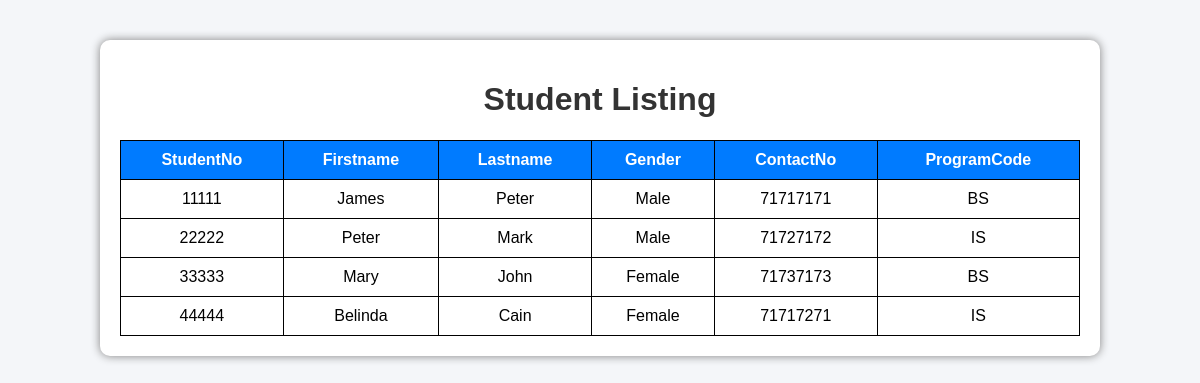
Page /student-listing.php on the committed database.
### tables this page shows
CREATE TABLE `student` (
  `StudentNo` int(11) NOT NULL,
  `Firstname` varchar(50) NOT NULL,
  `Lastname` varchar(50) NOT NULL,
  `Gender` varchar(10) DEFAULT NULL,
  `ContactNo` varchar(15) DEFAULT NULL,
  `ProgramCode` varchar(5) DEFAULT NULL
);

### student-listing.php (the view, shortened to what this page needs)
<?php
$conn = new mysqli("localhost", "root", "", "FRU10");
$sql = "SELECT * FROM Student";
$result = $conn->query($sql);
?>
<!DOCTYPE html>
<html>
<head>
    <link rel="stylesheet" href="style.css">
</head>
<body>
<div class="container">
<h1>Student Listing</h1>
<table>
<tr>
    <th>StudentNo</th>
    <th>Firstname</th>
    <th>Lastname</th>
    <th>Gender</th>
    <th>ContactNo</th>
    <th>ProgramCode</th>
</tr>
<?php
if ($result->num_rows > 0) {
    while($row = $result->fetch_assoc()) {
        echo "<tr>
            <td>{$row['StudentNo']}</td>
            <td>{$row['Firstname']}</td>
            <td>{$row['Lastname']}</td>
            <td>{$row['Gender']}</td>
            <td>{$row['ContactNo']}</td>
            <td>{$row['ProgramCode']}</td>
        </tr>";
    }
}
?>
</table>
</div>
</body>
</html>

### style.css (style rules this page uses)
body { font-family: Arial, sans-serif; background-color: #f4f6f9; margin: 0; padding: 0; }
.container { width: 80%; margin: auto; margin-top: 40px; background: white; padding: 20px; border-radius: 10px; box-shadow: 0px 0px 10px gray; }
h1 { text-align: center; color: #333; }
table { width: 100%; border-collapse: collapse; margin-top: 20px; }
table, th, td { border: 1px solid black; }
th, td { padding: 10px; text-align: center; }
th { background-color: #007BFF; color: white; }

### rows in the picture
student: StudentNo "11111", Firstname "James", Lastname "Peter", Gender "Male", ContactNo "71717171", ProgramCode "BS"
student: StudentNo "22222", Firstname "Peter", Lastname "Mark", Gender "Male", ContactNo "71727172", ProgramCode "IS"
student: StudentNo "33333", Firstname "Mary", Lastname "John", Gender "Female", ContactNo "71737173", ProgramCode "BS"
student: StudentNo "44444", Firstname "Belinda", Lastname "Cain", Gender "Female", ContactNo "71717271", ProgramCode "IS"
